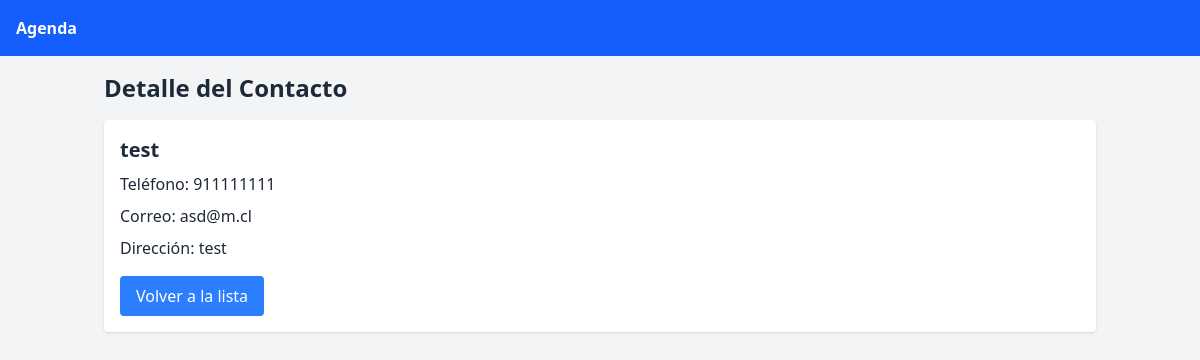
/contactos/personas/3/, run on the app's committed database.
### contactos/models.py (models this page shows, shortened)
class Contacto(models.Model):
    nombre = models.CharField(max_length=100)       #Nombre con maximo 100 caracteres
    telefono = models.CharField(
        max_length=9,
        validators=[
            RegexValidator(                         #Validador de numeros
                regex=r'^[29]\d{8}$',               #Recuadro solicita comenzar con 2 o 9 y tener 9 digitos
                message="El número debe comenzar con 2 (casa) o 9 (móvil) y tener 9 digitos."   #Mensaje de error
            )
        ]
    )
    correo = models.EmailField()            #Validador de Emails
    direccion = models.CharField(max_length=200)   #Direccion con maximo 200 caracteres

### contactos/views.py (the view)
# urls.py: path('personas/<int:pk>/', views.detalle_contacto, name='detalle_contacto'),        # Pagina de detalle de contacto
def detalle_contacto(request, pk):
    contacto = get_object_or_404(Contacto, pk=pk)
    return render(request, 'personas/detalle_contacto.html', {'contacto': contacto})

### contactos/templates/personas/detalle_contacto.html (shortened to what this page needs)
{% extends 'personas/base.html' %}
{% block content %}
  <h1 class="text-2xl font-bold mb-4">Detalle del Contacto</h1>
  <div class="bg-white p-4 rounded shadow">
    <h2 class="text-xl font-bold">{{ contacto.nombre }}</h2>
    <p class="mt-2">Teléfono: {{ contacto.telefono }}</p>
    <p class="mt-2">Correo: {{ contacto.correo }}</p>
    <p class="mt-2">Dirección: {{ contacto.direccion }}</p>
    <a href="{% url 'lista_contactos' %}" class="hover:scale-105 transition-all ease-in mt-4 inline-block bg-blue-500 text-white px-4 py-2 rounded">Volver a la lista</a>
  </div>
{% endblock %}

### data on the page
Contacto: nombre "test", telefono "911111111", correo "asd@m.cl", direccion "test"
